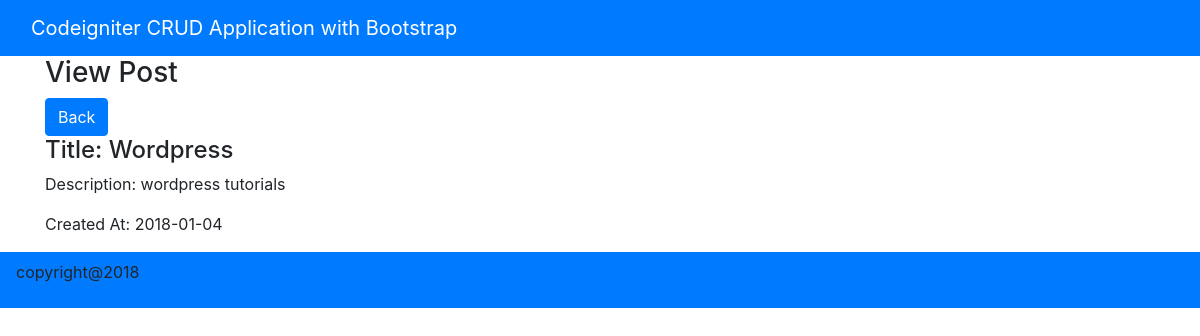
The page /index.php/welcome/view/5 on the database its author committed.
### tables this page shows
CREATE TABLE IF NOT EXISTS `tbl_posts` (
  `id` int(100) NOT NULL AUTO_INCREMENT,
  `title` varchar(200) NOT NULL,
  `description` text NOT NULL,
  `date_created` date NOT NULL,
  PRIMARY KEY (`id`)
);

### application/controllers/Welcome.php (called while the page is built, shortened)
<?php
class Welcome extends CI_Controller {
	public function view($id)
	{
		$this->load->model('queries');
	    $post = $this->queries->getSinglePost($id);
		$this->load->View('view', ['post'=>$post]);
	}
}

### index.php (called while the page is built, shortened)
<?php
require_once BASEPATH.'core/CodeIgniter.php';

### application/models/queries.php (called while the page is built, shortened)
<?php
class queries extends CI_Model{
  public function getSinglePost($id){
      $query = $this->db->get_where('tbl_posts', array('id' => $id));
      if ($query->num_rows() > 0){
          return $query->row();
      }
  }
}
?>

### application/views/view.php (the view)
<?php include_once 'header.php'?>
<h3>View Post</h3>
<?=anchor('welcome', 'Back', array('class' => 'btn btn-primary'))?>
    <h4><?='Title: '.$post->title?></h4>
    <p><?='Description: '.$post->description?></p>
    <p><?='Created At: '.$post->date_created?></p>
<?php include_once 'footer.php'?>

### rows shown on the page
tbl_posts: title "Wordpress", description "wordpress tutorials", date_created "2018-01-04"

### other values the page prints
anchor('welcome', 'Back', array('class' => 'btn btn-primary')) "Back"
